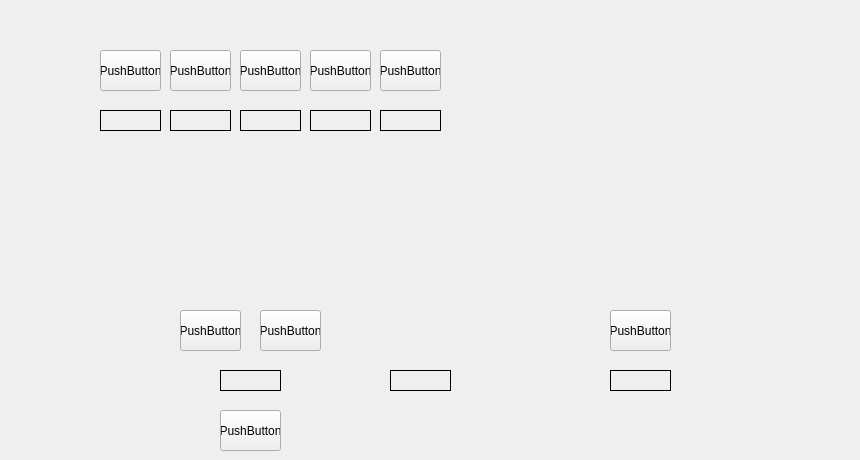
   <widget class="QWidget" name="mainPage" >
    <widget class="QLabel" name="mnemoLabel" >
     <property name="geometry" >
      <rect>
       <x>20</x>
       <y>90</y>
       <width>831</width>
       <height>281</height>
      </rect>
     </property>
     <property name="frameShape" >
      <enum>QFrame::NoFrame</enum>
     </property>
     <property name="text" >
      <string/>
     </property>
    </widget>
    <widget class="Led" name="mnemoE3kLed" >
     <property name="geometry" >
      <rect>
       <x>240</x>
       <y>110</y>
       <width>61</width>
       <height>21</height>
      </rect>
     </property>
     <property name="frameShape" >
      <enum>QFrame::Box</enum>
     </property>
    </widget>
    <widget class="Led" name="mnemoE3pLed" >
     <property name="geometry" >
      <rect>
       <x>310</x>
       <y>110</y>
       <width>61</width>
       <height>21</height>
      </rect>
     </property>
     <property name="frameShape" >
      <enum>QFrame::Box</enum>
     </property>
    </widget>
    <widget class="Led" name="mnemoE3mLed" >
     <property name="geometry" >
      <rect>
       <x>380</x>
       <y>110</y>
       <width>61</width>
       <height>21</height>
      </rect>
     </property>
     <property name="frameShape" >
      <enum>QFrame::Box</enum>
     </property>
    </widget>
    <widget class="Led" name="mnemoE2kLed" >
     <property name="geometry" >
      <rect>
       <x>170</x>
       <y>110</y>
       <width>61</width>
       <height>21</height>
      </rect>
     </property>
     <property name="frameShape" >
      <enum>QFrame::Box</enum>
     </property>
    </widget>
    <widget class="Led" name="mnemoE2pLed" >
     <property name="geometry" >
      <rect>
       <x>100</x>
       <y>110</y>
       <width>61</width>
       <height>21</height>
      </rect>
     </property>
     <property name="frameShape" >
      <enum>QFrame::Box</enum>
     </property>
    </widget>
    <widget class="Led" name="mnemoSgLed" >
     <property name="geometry" >
      <rect>
       <x>220</x>
       <y>370</y>
       <width>61</width>
       <height>21</height>
      </rect>
     </property>
     <property name="frameShape" >
      <enum>QFrame::Box</enum>
     </property>
    </widget>
    <widget class="ToggleButton" name="mnemoE2pButton" >
     <property name="geometry" >
      <rect>
       <x>100</x>
       <y>50</y>
       <width>61</width>
       <height>41</height>
      </rect>
     </property>
     <property name="text" >
      <string>PushButton</string>
     </property>
     <property name="checkable" >
      <bool>true</bool>
     </property>
    </widget>
    <widget class="ToggleButton" name="mnemoE2kButton" >
     <property name="geometry" >
      <rect>
       <x>170</x>
       <y>50</y>
       <width>61</width>
       <height>41</height>
      </rect>
     </property>
     <property name="text" >
      <string>PushButton</string>
     </property>
     <property name="checkable" >
      <bool>true</bool>
     </property>
    </widget>
    <widget class="ToggleButton" name="mnemoE3kButton" >
     <property name="geometry" >
      <rect>
       <x>240</x>
       <y>50</y>
       <width>61</width>
       <height>41</height>
      </rect>
     </property>
     <property name="text" >
      <string>PushButton</string>
     </property>
     <property name="checkable" >
      <bool>true</bool>
     </property>
    </widget>
    <widget class="ToggleButton" name="mnemoE3pButton" >
     <property name="geometry" >
      <rect>
       <x>310</x>
       <y>50</y>
       <width>61</width>
       <height>41</height>
      </rect>
     </property>
     <property name="text" >
      <string>PushButton</string>
     </property>
     <property name="checkable" >
      <bool>true</bool>
     </property>
    </widget>
    <widget class="ToggleButton" name="mnemoE3mButton" >
     <property name="geometry" >
      <rect>
       <x>380</x>
       <y>50</y>
       <width>61</width>
       <height>41</height>
      </rect>
     </property>
     <property name="text" >
      <string>PushButton</string>
     </property>
     <property name="checkable" >
      <bool>true</bool>
     </property>
    </widget>
    <widget class="ToggleButton" name="mnemoUzgButton" >
     <property name="geometry" >
      <rect>
       <x>220</x>
       <y>410</y>
       <width>61</width>
       <height>41</height>
      </rect>
     </property>
     <property name="text" >
      <string>PushButton</string>
     </property>
     <property name="checkable" >
      <bool>true</bool>
     </property>
    </widget>
    <widget class="ToggleButton" name="mnemoTuButton" >
     <property name="geometry" >
      <rect>
       <x>610</x>
       <y>310</y>
       <width>61</width>
       <height>41</height>
      </rect>
     </property>
     <property name="text" >
      <string>PushButton</string>
     </property>
     <property name="checkable" >
      <bool>true</bool>
     </property>
    </widget>
    <widget class="Led" name="mnemoTuLed" >
     <property name="geometry" >
      <rect>
       <x>610</x>
       <y>370</y>
       <width>61</width>
       <height>21</height>
      </rect>
     </property>
     <property name="frameShape" >
      <enum>QFrame::Box</enum>
     </property>
    </widget>
    <widget class="ToggleButton" name="mnemoSgRotateButton" >
     <property name="geometry" >
      <rect>
       <x>180</x>
       <y>310</y>
       <width>61</width>
       <height>41</height>
      </rect>
     </property>
     <property name="text" >
      <string>PushButton</string>
     </property>
     <property name="checkable" >
      <bool>true</bool>
     </property>
    </widget>
    <widget class="ToggleButton" name="mnemoSgPositionButton" >
     <property name="geometry" >
      <rect>
       <x>260</x>
       <y>310</y>
       <width>61</width>
       <height>41</height>
      </rect>
     </property>
     <property name="text" >
      <string>PushButton</string>
     </property>
     <property name="checkable" >
      <bool>true</bool>
     </property>
    </widget>
    <widget class="Led" name="mnemoBathLed" >
     <property name="geometry" >
      <rect>
       <x>390</x>
       <y>370</y>
       <width>61</width>
       <height>21</height>
      </rect>
     </property>
     <property name="frameShape" >
      <enum>QFrame::Box</enum>
     </property>
    </widget>
   </widget>
